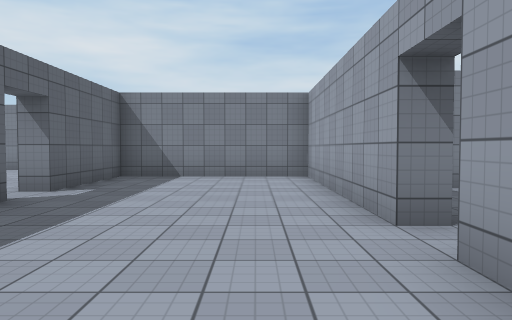
View 1 (above)

17 first-person views from a walk through a 3-D level made in the Unity game engine. The camera is 1.4 m above the floor, tilts 2° down and sees 70° across. Doors are open. The floor is counted in squares, 2 m on a side. Each view is taken from the middle of a square. On the plan, view 1 faces up. The plan holds only what a view shows up to about 11 squares ahead; the rest is blank. Surface patterns are stand-ins for the level's own textures.

View 2
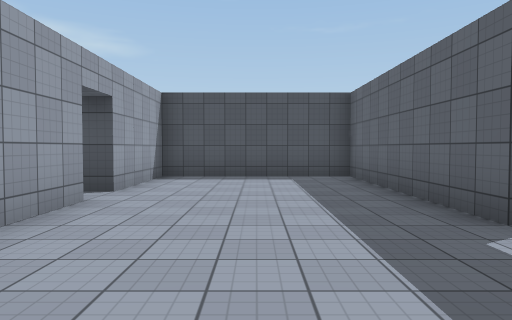

View 3
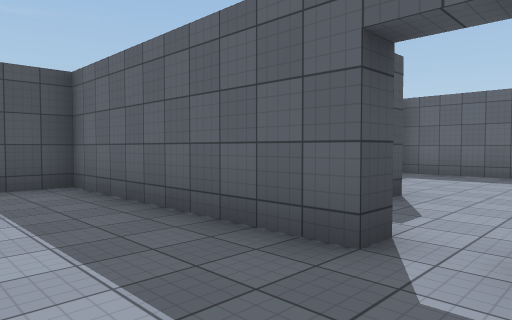

View 4
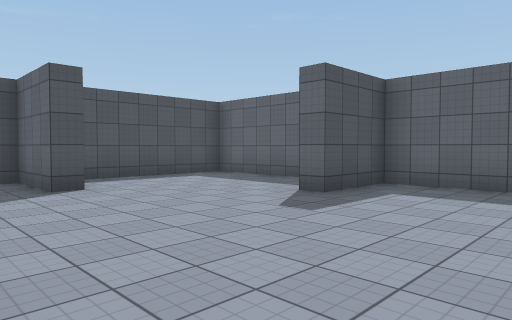

View 5
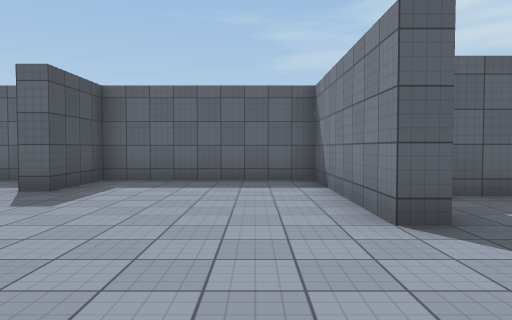

View 6
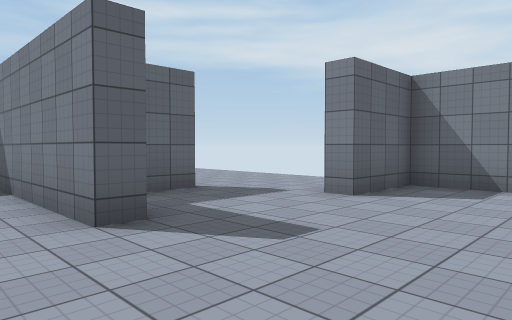

View 7
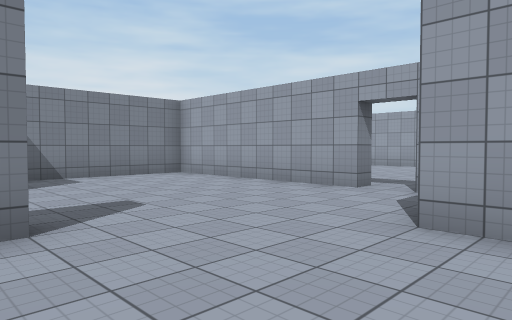

View 8
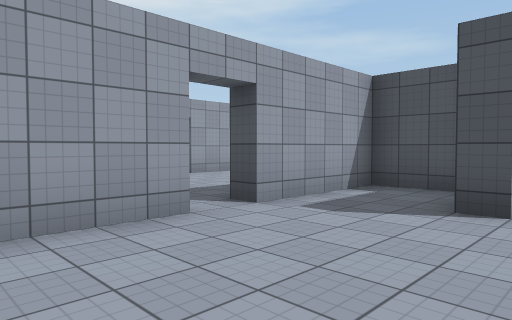

View 9
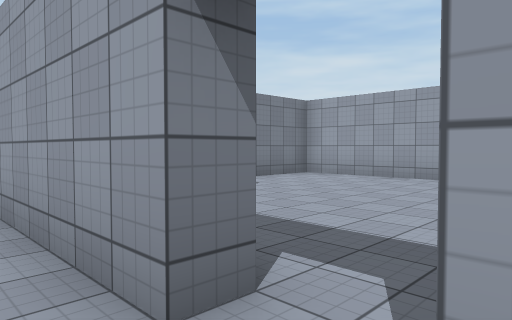

View 10
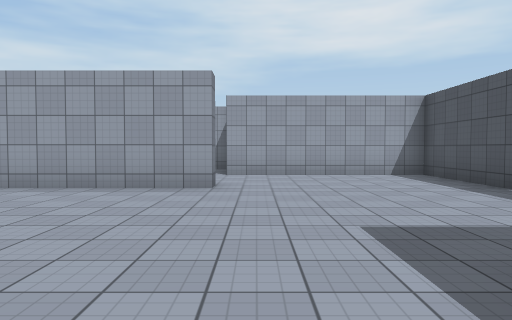

View 11
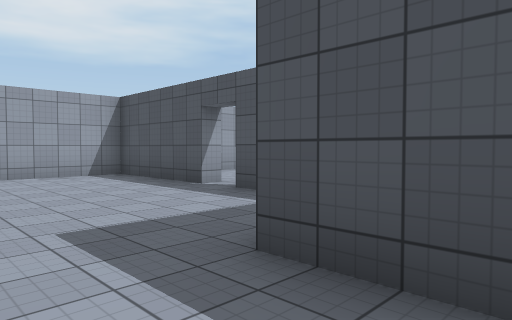

View 12
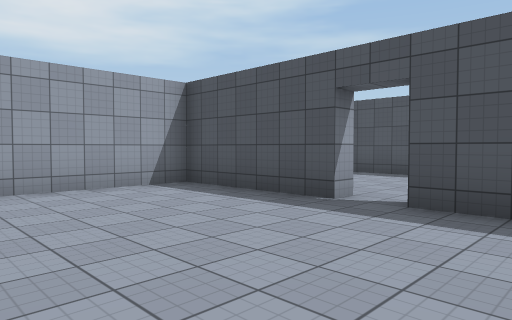

View 13
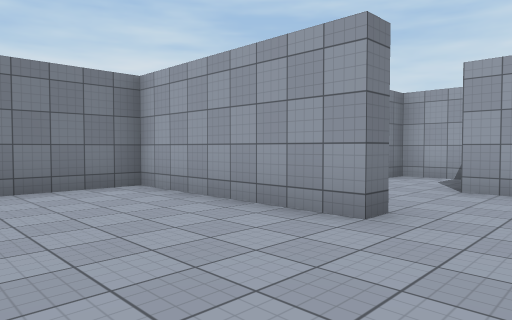

View 14
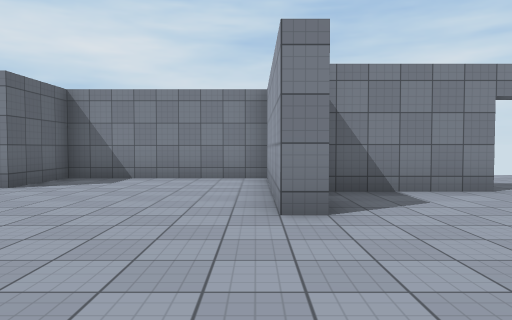

View 15
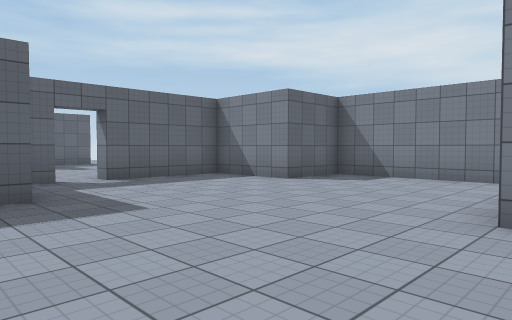

View 16
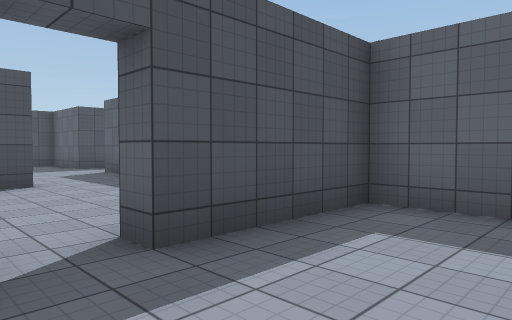

View 17
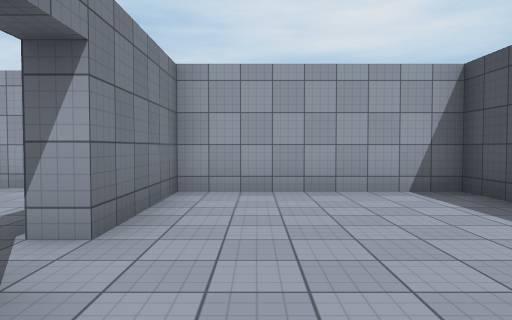

### Floor plan
Points are (right, up) in squares from view 1. A wall is a line through its corners. A room is listed if a view was taken in it or the views show most of it. See-through windows are left out.
Room 1 (views 1, 2, 3)
walls: (1.2, 3.2) (1.2, 8.7) (-3.3, 8.7) (-3.3, 5.7); (-3.3, 4.8) (-3.3, -0.7) (1.2, -0.7) (1.2, 2.2) (1.8, 2.2)
ways out: open door at (-3.5, 5.5) to room 2; open door at (1.5, 2.5) to room 4
Room 2 (views 4, 5, 6, 7, 8, 9)
walls: (-6.2, 11.9) (-6.2, 11.3) (-10.8, 11.3) (-10.8, 6.7) (-8.8, 6.7) (-8.8, 6.3); (-3.3, 5.7) (-3.8, 5.7) (-3.8, 9.3); (-8.2, 13.8) (-8.2, 12.8); (-6.4, 3.7) (-5.7, 3.7) (-5.7, 1.8) (-3.8, 1.8) (-3.8, 4.8); (-1.2, 11.3) (-1.2, 16.7) (-5.7, 16.7) (-5.7, 14.8) (-6.3, 14.8); (-10.8, 5) (-10.8, 1.8) (-6.9, 1.8)
ways out: open door at (-3.5, 5.5) to room 1; open door at (-1, 10.5) to room 3; opening at (-7, 14)
Room 3 (views 10, 11, 12, 13, 14, 15, 16)
walls: (6.9, 11.7) (6.3, 11.7) (6.3, 16.2) (1.8, 16.2) (1.8, 14.3) (-0.7, 14.3) (-0.7, 11.3); (0.2, 9.2) (1.8, 9.2) (1.8, 6.7) (4.7, 6.7); (-0.7, 10.4) (-0.7, 9.8); (5.7, 6.7) (9.2, 6.7) (9.2, 11.8)
ways out: open door at (-1, 10.5) to room 2; open door at (5.5, 6.5) to room 4; opening at (8.5, 12) to room 5
Room 4 (view 17)
walls: (4.1, 1.8) (4.7, 1.8); (6.7, 1.8) (8.7, 1.8) (8.7, 6.2) (5.7, 6.2) (5.7, 6.7)
ways out: open door at (1.5, 2.5) to room 1; open door at (5.5, 6.5) to room 3; opening at (3.5, 2)
Room 5 (no view inside)
walls: (9.9, 13.7) (7.1, 13.7); (11.8, 12.4) (11.8, 13.7) (11, 13.7)
ways out: opening at (8.5, 12) to room 3; open door at (10.5, 14)

Where each view was taken, in squares from view 1:
view 1: 0 up, 0 right, facing up
view 2: 8 up, 1 left, facing down
view 3: 6 up, 1 left, facing down-left
view 4: 10 up, 4 left, facing down-left
view 5: 10 up, 3 left, facing left
view 6: 10 up, 3 left, facing up-left
view 7: 8 up, 7 left, facing up-right
view 8: 8 up, 7 left, facing down-right
view 9: 10 up, 2 left, facing up-right
view 10: 11 up, 0 right, facing right
view 11: 11 up, 0 right, facing down-right
view 12: 11 up, 3 right, facing down-right
view 13: 10 up, 3 right, facing up-right
view 14: 8 up, 6 right, facing up
view 15: 8 up, 7 right, facing up-left
view 16: 9 up, 6 right, facing down-left
view 17: 5 up, 3 right, facing right
